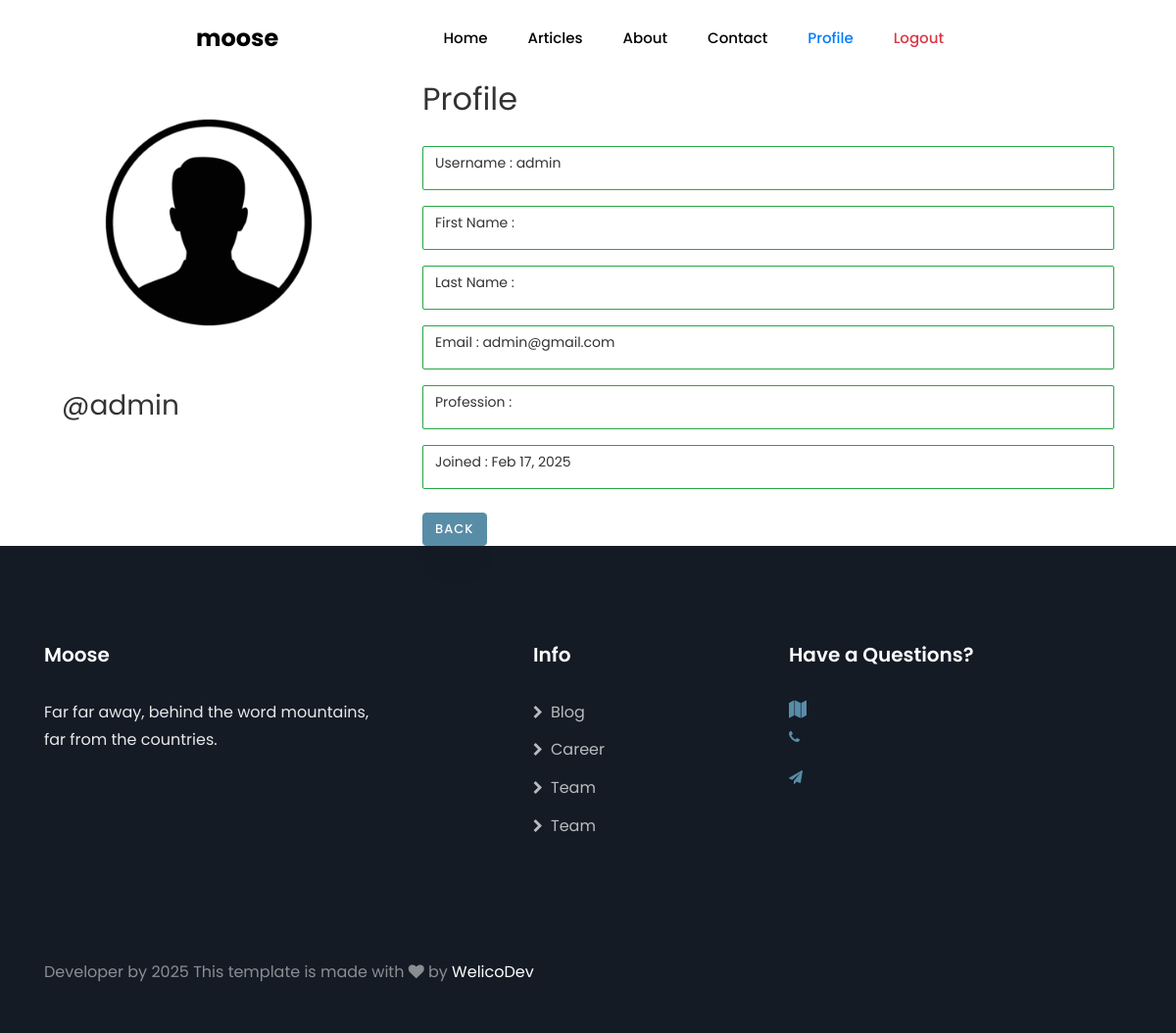
/users/profile/admin/ (signed in), run on the app's committed database.
### users/models.py (models this page shows, shortened)
class CustomUser(AbstractUser):
    profile_picture = models.ImageField(default="profile_default_picture.jpg", upload_to='profile_image')
    profession = models.CharField(max_length=250)

### users/views.py (the view)
# urls.py: path('profile/<str:username>/', ProfileView.as_view() ,name="profile"),
class ProfileView(LoginRequiredMixin, View):
    def get(self, request , username):
        user = CustomUser.objects.get(username=username)
        context = {
            "user": user,
        }
        return render(request, 'users/profile.html', context)

### templates/users/profile.html (shortened to what this page needs)
{% extends 'base.html' %}
{% block content %}
    <div class="row mx-5">
        <div class="col-md-4">
            <img class="profile_photo_style" alt="profile picture" src="{{ user.profile_picture.url }}">
            <h3 class="mt-3">@{{ user.username }}</h3>
        </div>
        <div class="col-md-8">
            <h2 class="mb-4 mt-6">Profile</h2>
            <p class="form-control border-success">Username : {{ user.username }}</p>
            <p class="form-control border-success">First Name : {{ user.first_name }}</p>
            <p class="form-control border-success">Last Name : {{ user.last_name }} </p>
            <p class="form-control border-success">Email : {{ user.email }}</p>
            <p class="form-control border-success">Profession : {{ user.profession }}</p>
            <p class="form-control border-success">Joined : {{ user.date_joined | date:"M d, Y"}}</p>
            <div class="mt-4">
               <a href="{% url 'home' %}" class="btn btn-primary">Back</a>
            </div>
        </div>
    </div>
{% endblock %}

### static/css/users/profile.css (style rules this page uses)
.profile_photo_style { height: 300px; width: 300px; border-radius: 50%; }

### data on the page
CustomUser: profile_picture (placeholder picture), username "admin", email "admin@gmail.com", date_joined "Feb 17, 2025"
